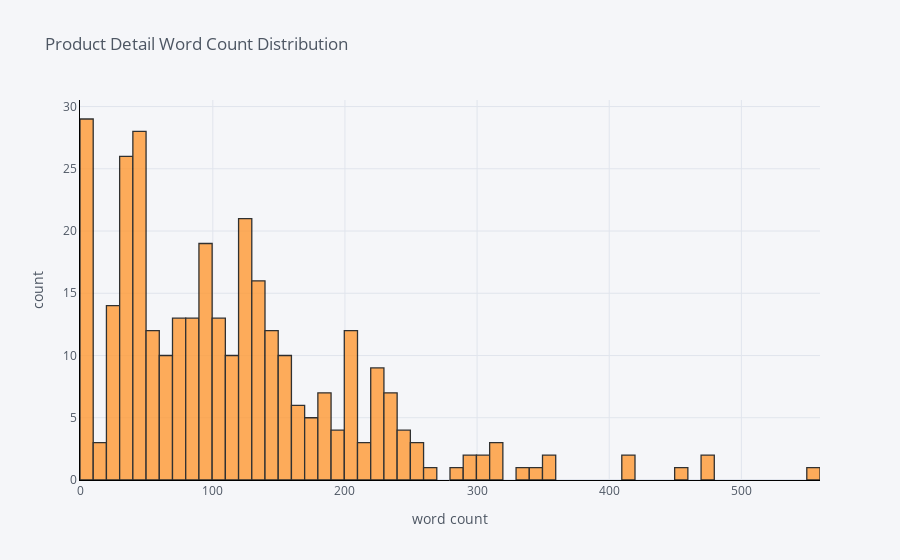

Here is the notebook cell this chart was saved with:
### Code cell
product['word_count'].iplot(
    kind='hist',
    bins=100,
    xTitle='word count',
    linecolor='black',
    yTitle='count',
    title='Product Detail Word Count Distribution')

### Figure 1 — Plotly figure (JSON) as saved in the notebook; plotly's stock layout.template omitted (floating-point values rounded to 4 significant figures; data arrays with more than 128 entries replaced by an {"elided": "..."} marker saying what was removed)
{"data": [{"histfunc": "count", "histnorm": "", "marker": {"color": "rgba(255, 153, 51, 1.0)", "line": {"color": "#000000", "width": 1.3}}, "name": "word_count", "nbinsx": 100, "opacity": 0.8, "orientation": "v", "type": "histogram", "x": {"elided": "328 int values"}}], "layout": {"barmode": "overlay", "legend": {"bgcolor": "#F5F6F9", "font": {"color": "#4D5663"}}, "paper_bgcolor": "#F5F6F9", "plot_bgcolor": "#F5F6F9", "title": {"font": {"color": "#4D5663"}, "text": "Product Detail Word Count Distribution"}, "xaxis": {"gridcolor": "#E1E5ED", "linecolor": "black", "showgrid": true, "tickfont": {"color": "#4D5663"}, "title": {"font": {"color": "#4D5663"}, "text": "word count"}, "zerolinecolor": "#E1E5ED"}, "yaxis": {"gridcolor": "#E1E5ED", "linecolor": "black", "showgrid": true, "tickfont": {"color": "#4D5663"}, "title": {"font": {"color": "#4D5663"}, "text": "count"}, "zerolinecolor": "#E1E5ED"}}}
